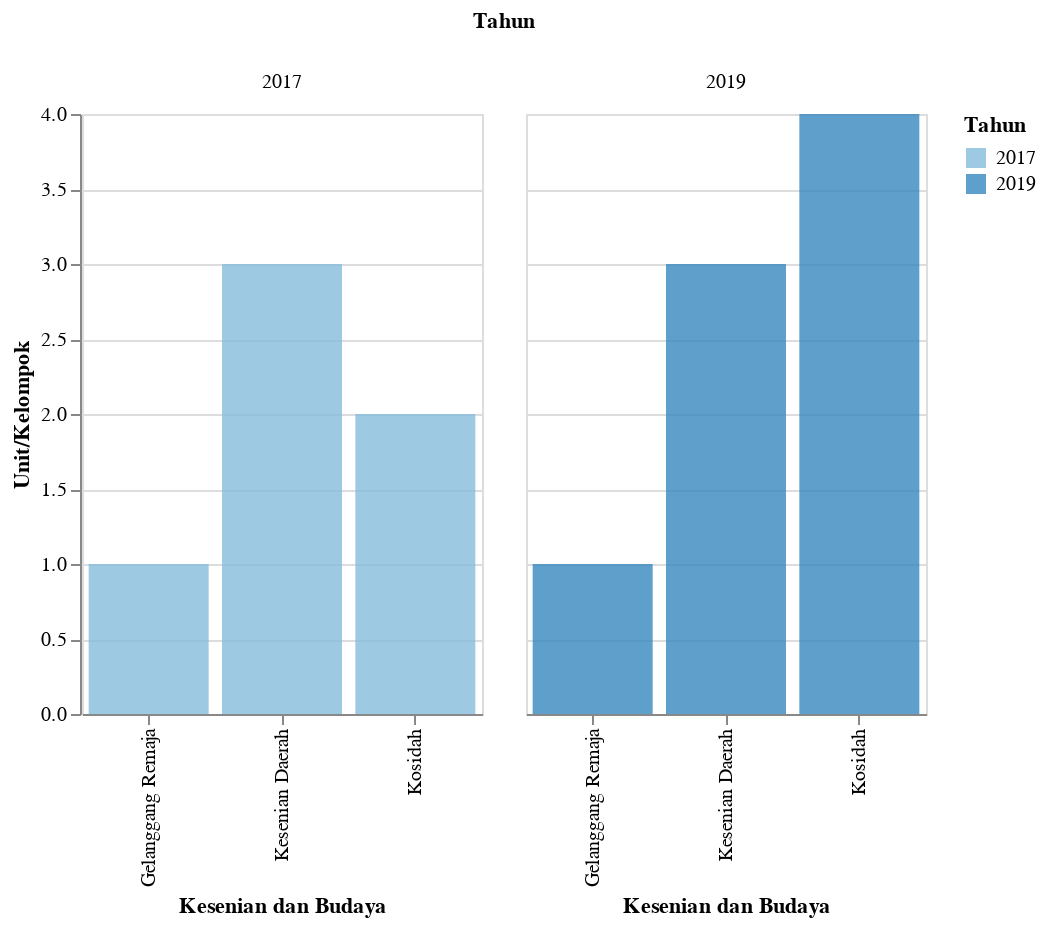

The code cell stored with this chart in its notebook:
### Markdown cell above
<h2> Kesenian dan Budaya</h2>

### Code cell
df_9 = data('Kesenian/Kebudayaan')
plot_2(df_9,'Unit/Kelompok', 'Kesenian dan Budaya',200)

### Figure 1 — Vega-Lite specification as saved in the notebook (floating-point values rounded to 4 significant figures)
{"config": {"view": {"continuousWidth": 400, "continuousHeight": 300}}, "data": {"name": "data-83d4c4ae2f6692b452ef7e2242b79b48"}, "mark": {"type": "bar", "opacity": 0.8}, "encoding": {"color": {"condition": {"type": "ordinal", "field": "Tahun", "selection": "selector129"}, "value": "lightgray"}, "column": {"type": "ordinal", "field": "Tahun"}, "tooltip": [{"type": "quantitative", "field": "Tahun"}, {"type": "nominal", "field": "Keterangan"}, {"type": "nominal", "field": "N"}, {"type": "nominal", "field": "Satuan"}], "x": {"type": "ordinal", "field": "Keterangan", "title": "Kesenian dan Budaya"}, "y": {"type": "quantitative", "field": "N", "title": "Unit/Kelompok"}}, "resolve": {"scale": {"x": "independent"}}, "selection": {"selector129": {"type": "single", "encodings": ["x", "color"]}, "selector130": {"type": "interval", "bind": "scales", "encodings": ["x", "y"]}}, "width": 200, "$schema": "https://vega.github.io/schema/vega-lite/v4.8.1.json", "datasets": {"data-83d4c4ae2f6692b452ef7e2242b79b48": [{"Tahun": 2017, "Kode": 9, "Data": "Sarana Prasarana", "Kode Kategori": 9.2, "Kategori": "Kesenian/Kebudayaan", "Keterangan": "Sarana Krida", "N": null, "Satuan": "Unit"}, {"Tahun": 2017, "Kode": 9, "Data": "Sarana Prasarana", "Kode Kategori": 9.2, "Kategori": "Kesenian/Kebudayaan", "Keterangan": "Gelanggang Remaja", "N": "1", "Satuan": "Unit"}, {"Tahun": 2017, "Kode": 9, "Data": "Sarana Prasarana", "Kode Kategori": 9.2, "Kategori": "Kesenian/Kebudayaan", "Keterangan": "Gedung Kesenian", "N": null, "Satuan": "Unit"}, {"Tahun": 2017, "Kode": 9, "Data": "Sarana Prasarana", "Kode Kategori": 9.2, "Kategori": "Kesenian/Kebudayaan", "Keterangan": "Gedung Bioskop", "N": null, "Satuan": "Unit"}, {"Tahun": 2017, "Kode": 9, "Data": "Sarana Prasarana", "Kode Kategori": 9.2, "Kategori": "Kesenian/Kebudayaan", "Keterangan": "Diskotik/Klub Malam", "N": null, "Satuan": "Unit"}, {"Tahun": 2017, "Kode": 9, "Data": "Sarana Prasarana", "Kode Kategori": 9.2, "Kategori": "Kesenian/Kebudayaan", "Keterangan": "Gd. Sandiwara/ Teater", "N": null, "Satuan": "Unit"}, {"Tahun": 2017, "Kode": 20, "Data": "Kelompok Masyarakat", "Kode Kategori": 20.2, "Kategori": "Kesenian/Kebudayaan", "Keterangan": "Paduan Suara", "N": null, "Satuan": "Kelompok"}, {"Tahun": 2017, "Kode": 20, "Data": "Kelompok Masyarakat", "Kode Kategori": 20.2, "Kategori": "Kesenian/Kebudayaan", "Keterangan": "Orkes Melayu", "N": null, "Satuan": "Kelompok"}, {"Tahun": 2017, "Kode": 20, "Data": "Kelompok Masyarakat", "Kode Kategori": 20.2, "Kategori": "Kesenian/Kebudayaan", "Keterangan": "Kesenian Daerah", "N": "3", "Satuan": "Kelompok"}, {"Tahun": 2017, "Kode": 20, "Data": "Kelompok Masyarakat", "Kode Kategori": 20.2, "Kategori": "Kesenian/Kebudayaan", "Keterangan": "Band", "N": null, "Satuan": "Kelompok"}, {"Tahun": 2017, "Kode": 20, "Data": "Kelompok Masyarakat", "Kode Kategori": 20.2, "Kategori": "Kesenian/Kebudayaan", "Keterangan": "Kdondong", "N": null, "Satuan": "Kelompok"}, {"Tahun": 2017, "Kode": 20, "Data": "Kelompok Masyarakat", "Kode Kategori": 20.2, "Kategori": "Kesenian/Kebudayaan", "Keterangan": "Kosidah", "N": "2", "Satuan": "Kelompok"}, {"Tahun": 2017, "Kode": 20, "Data": "Kelompok Masyarakat", "Kode Kategori": 20.2, "Kategori": "Kesenian/Kebudayaan", "Keterangan": "Wayang", "N": null, "Satuan": "Kelompok"}, {"Tahun": 2019, "Kode": 9, "Data": "Sarana Prasarana", "Kode Kategori": 9.2, "Kategori": "Kesenian/Kebudayaan", "Keterangan": "Sarana Krida", "N": null, "Satuan": "Unit"}, {"Tahun": 2019, "Kode": 9, "Data": "Sarana Prasarana", "Kode Kategori": 9.2, "Kategori": "Kesenian/Kebudayaan", "Keterangan": "Gelanggang Remaja", "N": 1.0, "Satuan": "Unit"}, {"Tahun": 2019, "Kode": 9, "Data": "Sarana Prasarana", "Kode Kategori": 9.2, "Kategori": "Kesenian/Kebudayaan", "Keterangan": "Gedung Kesenian", "N": null, "Satuan": "Unit"}, {"Tahun": 2019, "Kode": 9, "Data": "Sarana Prasarana", "Kode Kategori": 9.2, "Kategori": "Kesenian/Kebudayaan", "Keterangan": "Gedung Bioskop", "N": null, "Satuan": "Unit"}, {"Tahun": 2019, "Kode": 9, "Data": "Sarana Prasarana", "Kode Kategori": 9.2, "Kategori": "Kesenian/Kebudayaan", "Keterangan": "Diskotik/Klub Malam", "N": null, "Satuan": "Unit"}, {"Tahun": 2019, "Kode": 9, "Data": "Sarana Prasarana", "Kode Kategori": 9.2, "Kategori": "Kesenian/Kebudayaan", "Keterangan": "Gd. Sandiwara/ Teater", "N": null, "Satuan": "Unit"}, {"Tahun": 2019, "Kode": 20, "Data": "Kelompok Masyarakat", "Kode Kategori": 20.2, "Kategori": "Kesenian/Kebudayaan", "Keterangan": "Paduan Suara", "N": null, "Satuan": "Kelompok"}, {"Tahun": 2019, "Kode": 20, "Data": "Kelompok Masyarakat", "Kode Kategori": 20.2, "Kategori": "Kesenian/Kebudayaan", "Keterangan": "Orkes Melayu", "N": null, "Satuan": "Kelompok"}, {"Tahun": 2019, "Kode": 20, "Data": "Kelompok Masyarakat", "Kode Kategori": 20.2, "Kategori": "Kesenian/Kebudayaan", "Keterangan": "Kesenian Daerah", "N": 3.0, "Satuan": "Kelompok"}, {"Tahun": 2019, "Kode": 20, "Data": "Kelompok Masyarakat", "Kode Kategori": 20.2, "Kategori": "Kesenian/Kebudayaan", "Keterangan": "Band", "N": null, "Satuan": "Kelompok"}, {"Tahun": 2019, "Kode": 20, "Data": "Kelompok Masyarakat", "Kode Kategori": 20.2, "Kategori": "Kesenian/Kebudayaan", "Keterangan": "Kdondong", "N": null, "Satuan": "Kelompok"}, {"Tahun": 2019, "Kode": 20, "Data": "Kelompok Masyarakat", "Kode Kategori": 20.2, "Kategori": "Kesenian/Kebudayaan", "Keterangan": "Kosidah", "N": 4.0, "Satuan": "Kelompok"}, {"Tahun": 2019, "Kode": 20, "Data": "Kelompok Masyarakat", "Kode Kategori": 20.2, "Kategori": "Kesenian/Kebudayaan", "Keterangan": "Wayang", "N": null, "Satuan": "Kelompok"}]}}
